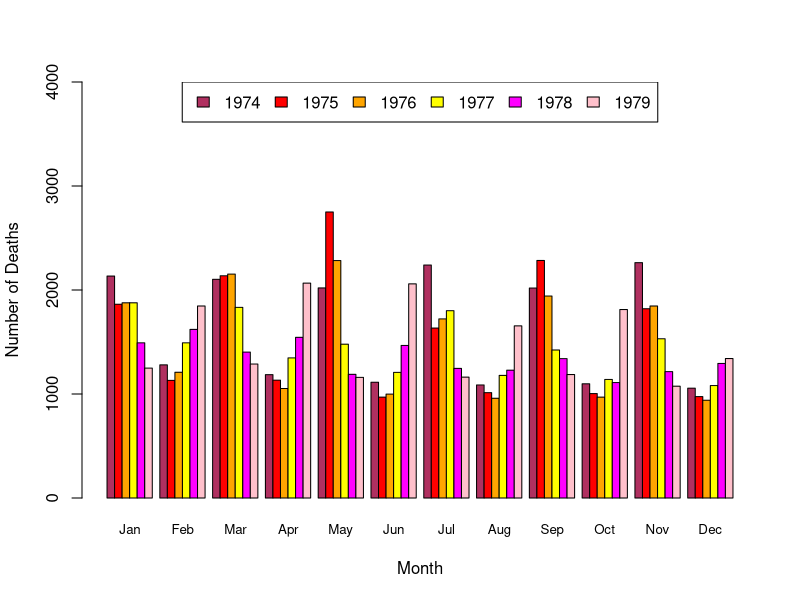
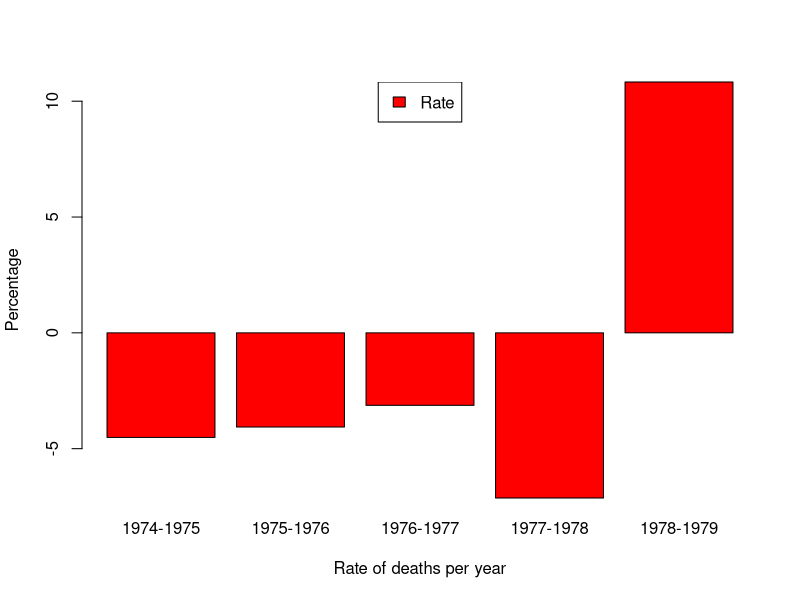

Write R code to recreate these figures, in order.
mdeaths2 = matrix(mdeaths,nrow = 6,ncol = 12)
colnames(mdeaths2) = month.abb
rownames(mdeaths2) = seq(1974,1979)


# VISUALIZATION OF DATASET
bar.color = c('maroon','red','orange','yellow','magenta','pink')
barplot((mdeaths2),ylim = c(0,4000),xlab = 'Month',ylab = 'Number of Deaths',col = bar.color,beside = TRUE,names.arg = month.abb,cex.names = 0.8)
legend("top",legend = 1974:1979,fill = bar.color,horiz = TRUE)

# CALCULATION OF RATE
sumByRow = unname(rowSums(mdeaths2))
rate = vector();
for ( i in 1:(length(sumByRow)-1)) {
  cal = ((sumByRow[i+1] - sumByRow[i])/sumByRow[i]) * 100
  rate = append(rate,cal)
}

colName = vector();
for (i in c(1974:1978))
  colName = append(colName,paste(toString(i),toString((i+1)),sep = "-"))

names(rate) = colName

# VISUALISATON OF RATE
barplot((rate),xlab = 'Rate of deaths per year',ylab = 'Percentage',col = 'red')
legend("top",legend = 'Rate',fill = 'red')
